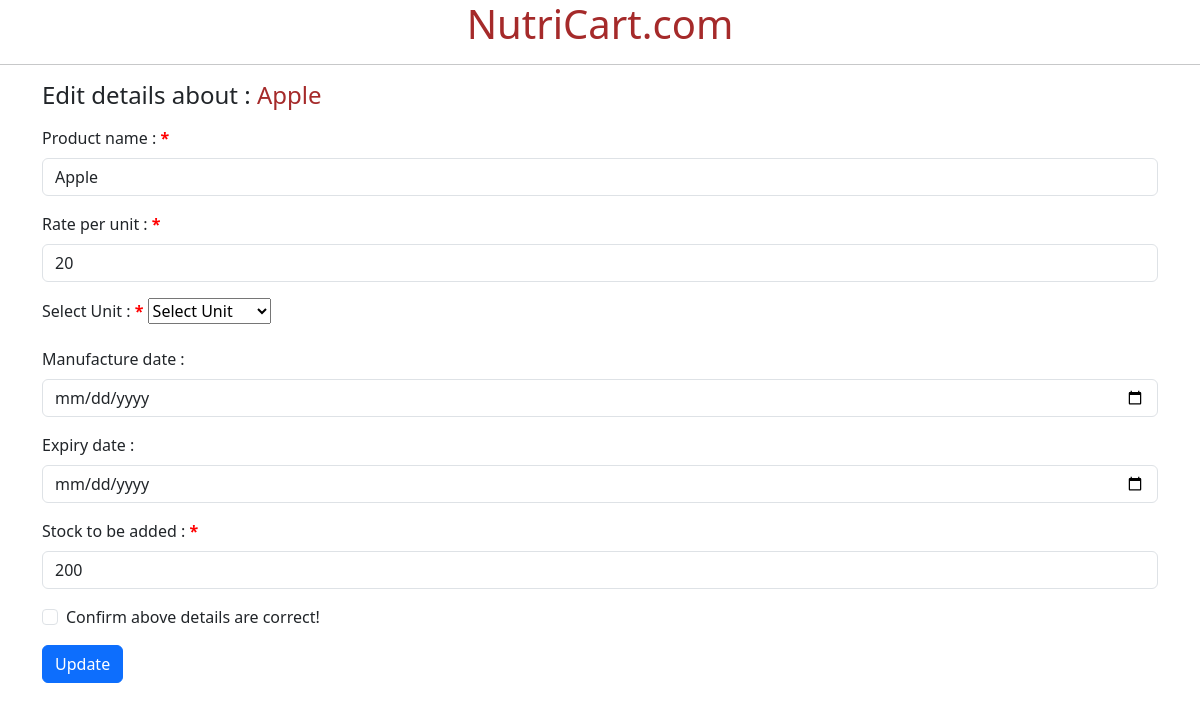
Page /edit_product/1 on the earlier database version.
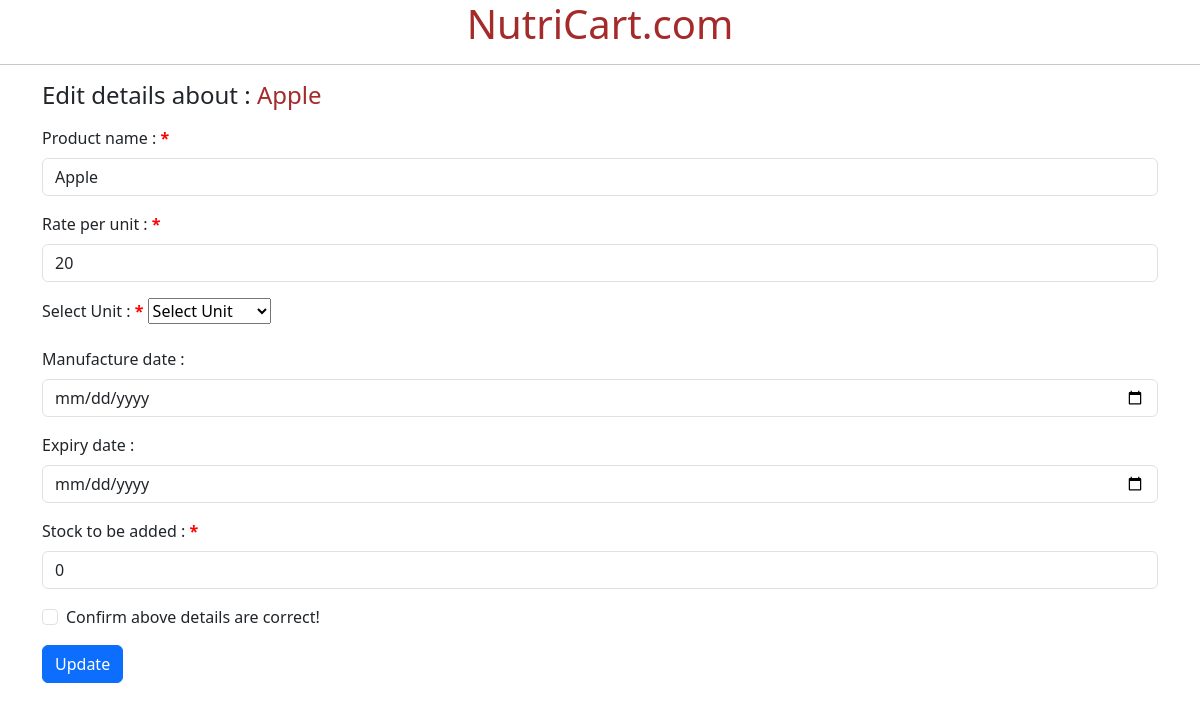
Same page on the later database version.
### app.py (models this page shows)
class Product(db.Model, UserMixin):
    __tablename__="product"
    id= db.Column(db.Integer, primary_key=True)
    product_name = db.Column(db.String(50), unique=True, nullable= False)
    rate = db.Column(db.Float,nullable = False)
    unit = db.Column(db.String(20), nullable = False)
    manufacture= db.Column(db.String(100))
    expiry =db.Column(db.String(100))
    stock_quantity = db.Column(db.Integer,nullable = False)
    category_id = db.Column(db.Integer ,db.ForeignKey('category.id'), nullable=False)

### app.py (the view, shortened to what this page needs)
@app.route('/edit_product/<int:prod_id>', methods=['GET','POST'])
def edit_product(prod_id):
    product = Product.query.filter_by(id= prod_id).first()
    return render_template('edit_product.html', product=product)

### templates/edit_product.html (shortened to what this page needs)
{% extends 'base.html' %}
{% block body %}
<div class="container my-3">
    <h4>Edit details about :<span style="color: brown;"> {{product.product_name}}</span></h4>
    <form action="/edit_product/{{product.id}}" method="POST" class="my-3">
        <div class="mb-3">
            <label for="p1" class="form-label">Product name : <span style="color: red;"><b>*</b></span></label>
            <input type="text" class="form-control" name="product_name" id="p1" value="{{product.product_name}}"
                placeholder="Example: Fruit" required>
        </div>
        <div class="mb-3">
            <label for="p2" class="form-label">Rate per unit : <span style="color: red;"><b>*</b></span></label>
            <input type="number" class="form-control" id="p2" name="rate" value="{{product.rate}}" required
                placeholder="Example: 100">
        </div>
        <div class="mb-3">
            <label for="p3" class="form-label">Select Unit : <span style="color: red;"><b>*</b></span></label>
            <select id="p3" name="unit" required>
                <option value="" disabled selected>Select Unit</option>
            </select>
        </div>
        <div class="mb-3">
            <label for="p4" class="form-label">Manufacture date :</label>
            <input type="date" class="form-control" id="p4" name="manufacture" value="{{product.manufacture}}">
        </div>
        <div class="mb-3">
            <label for="p5" class="form-label">Expiry date :</label>
            <input type="date" class="form-control" id="p2" name="expiry" value="{{product.expiry}}">
        </div>
        <div class="mb-3">
            <label for="p6" class="form-label">Stock to be added : <span style="color: red;"><b>*</b></span></label>
            <input type="number" class="form-control" id="p6" name="stock_quantity" value="{{product.stock_quantity}}"
                required placeholder="Example: 100">
        </div>
        <div class="mb-3 form-check">
            <input type="checkbox" class="form-check-input" id="p7" required>
            <label class="form-check-label" for="p7">Confirm above details are correct!</label>
        </div>
        <button type="submit" class="btn btn-primary">Update</button>
    </form>
</div>
{% endblock %}

Differences in the rows shown:
changed Product "Apple": stock_quantity "200" → "0"
